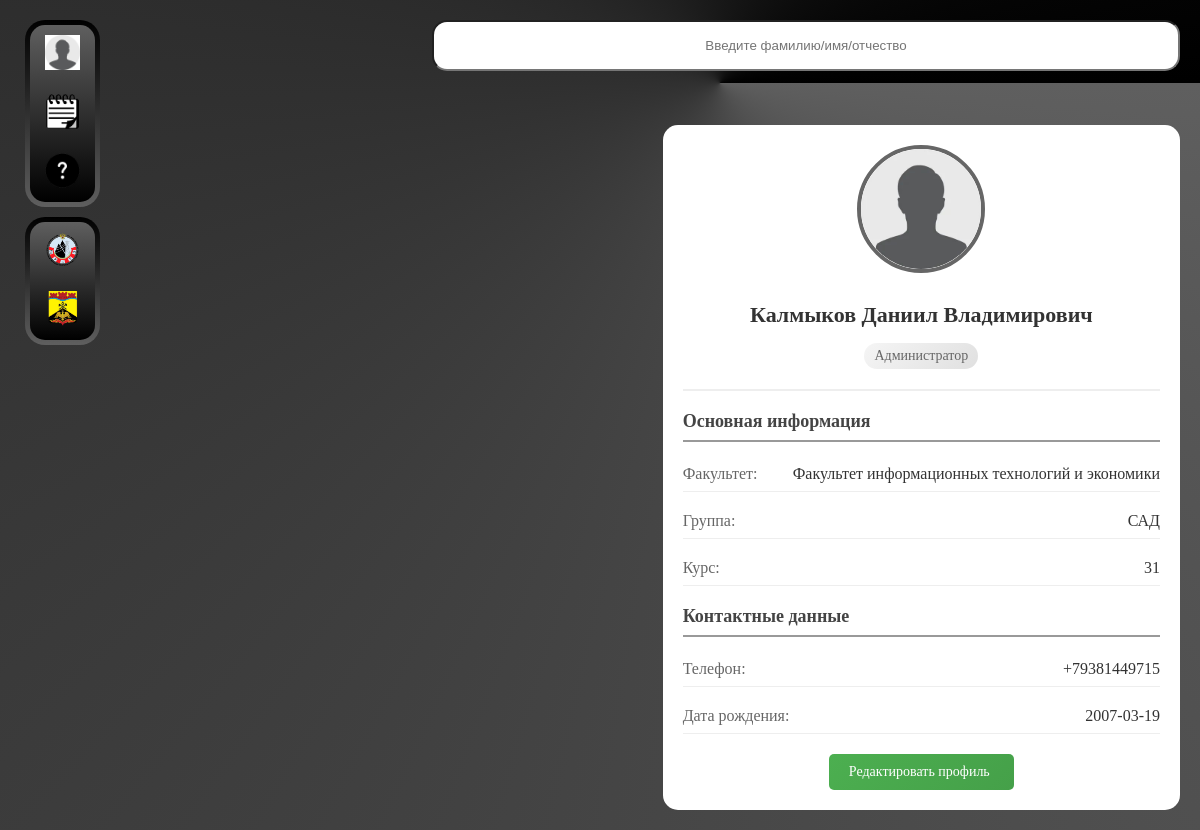
/profile/ (signed in), run on the app's committed database.
### main/models.py (models this page shows, shortened)
class Profile(models.Model):
    user = models.OneToOneField(User, on_delete=models.CASCADE, related_name='profile_user', unique=True)
    familiy = models.CharField(max_length=255,verbose_name='Фамилия')
    name = models.CharField(max_length=255, verbose_name='Имя')
    otchestvo = models.CharField(max_length=255, verbose_name='Отчество')
    faculti = models.CharField(max_length=255, choices=Faculti.FACULTI_CHOICES, verbose_name='Факультет')
    avatar = models.ImageField(upload_to='./profile_avatars/', blank=True, null=True)
    role = models.CharField(max_length=50, blank=True,null=True, choices=Role.ROLE_CHOICES, default='Student')
    phone = models.CharField(max_length=12, verbose_name='Номер телефона')
    kurator = models.ForeignKey(Teacher, null=True, blank=True,on_delete=models.CASCADE, related_name='profile_kurator_group', verbose_name='Куратор')
    group = models.ForeignKey(Groups,on_delete=models.CASCADE,verbose_name='Группа')
    course = models.CharField(max_length=2, choices=Course.COURSE, verbose_name='Курс')
    birthday = models.CharField(max_length=10,verbose_name='Дата рождения')

class Groups(models.Model):
    name = models.CharField(max_length=255, verbose_name="Название группы", default='')
    course = models.CharField(max_length=2,choices=Course.COURSE, verbose_name="Курс", default='11')
    def __str__(self):
        return f"{self.name}"
    class Meta:
        verbose_name = "Группа"
        verbose_name_plural = "Группы"

### main/views.py (the view)
# urls.py: path('profile/', views.profile, name='profile'),
@login_required
def profile(request):
    profile = Profile.objects.filter(user=request.user).first()  # Оптимизированный запрос
    if not profile:
        return redirect('register')  # Перенаправляем, если профиль не существует
    return render(request, 'PROFILE/profile.html', {'profile': profile})

### main/templates/PROFILE/profile.html (shortened to what this page needs)
{% extends "base.html" %}
{% load static %}
{% block content %}
<link rel="stylesheet" href="{% static 'profile.css' %}">
<div class="profile-container">
    <div class="profile-card">
        <div class="avatar-section">
            <div class="avatar-wrapper">
                {% if user.profile_user.avatar %}
                    <img src="{{ user.profile_user.avatar.url }}" alt="Аватар" class="profile-avatar">
                {% else %}
                    <img src="{% static 'media/no_avatar.jpeg' %}" alt="Аватар" class="profile-avatar">
                {% endif %}
            </div>
            <h2 class="user-name">{{ profile.familiy }} {{ profile.name }} {{ profile.otchestvo }}</h2>
            <div class="user-role">{{ profile.role }}</div>
        </div>
        <div class="profile-info">
            <div class="info-section">
                <h3>Основная информация</h3>
                <div class="info-row">
                    <span>Факультет:</span>
                    <p>{{ profile.faculti }}</p>
                </div>
                <div class="info-row">
                    <span>Группа:</span>
                    <p>{{ profile.group }}</p>
                </div>
                <div class="info-row">
                    <span>Курс:</span>
                    <p>{{ profile.course }}</p>
                </div>
            </div>
            <div class="info-section">
                <h3>Контактные данные</h3>
                <div class="info-row">
                    <span>Телефон:</span>
                    <p>{{ profile.phone|default:"Не указан" }}</p>
                </div>
                <div class="info-row">
                    <span>Дата рождения:</span>
                    <p>{{ profile.birthday|default:"Не указана" }}</p>
                </div>
            </div>
            <a href="{% url 'edit_profile' %}" class="edit-profile-link">Редактировать профиль</a>
        </div>
    </div>
</div>
{% endblock %}

### main/static/base.css (style rules this page uses)
body { display: flex; margin: 0; padding: 0; background: no-repeat; background: fixed; background-image: conic-gradient( from 90deg at 60% 10%, #5f5f5f, #000000 ); font-family: 'Times New Roman', Times, serif; font-size: 16px; }

### main/static/profile.css (style rules this page uses)
html { height: 100%; width: 100%; background: fixed; background-size: cover; background-image: conic-gradient( from 90deg at 60% 15%, #5f5f5f, #000000 ); }
.profile-container { display: flex; padding-top: 40px; justify-content: right; }
.profile-card { background: #ffffff; border-radius: 15px; flex-direction: column; min-width: 39%; height: 85%; padding: 20px; transition: transform 0.3s ease, box-shadow 0.3s ease; }
.avatar-section { text-align: center; padding-bottom: 20px; border-bottom: 2px solid #eee; margin-bottom: 20px; }
.profile-avatar { width: 120px; height: 120px; border-radius: 50%; object-fit: cover; border: 4px solid #666; margin-bottom: 15px; transition: transform 0.3s ease, border-color 0.3s ease; }
.user-name { color: #333; font-size: 22px; margin: 10px 0; font-weight: 600; }
.user-role { color: #666; font-size: 14px; font-weight: 500; background: linear-gradient(135deg, #f5f5f5, #e0e0e0); padding: 5px 10px; border-radius: 20px; display: inline-block; margin-top: 5px; }
.profile-info { padding-left: 0; }
.info-section { margin-bottom: 20px; }
.info-section h3 { color: #444; border-bottom: 2px solid #999; padding-bottom: 8px; margin-bottom: 15px; font-size: 18px; font-weight: 600; }
.info-row { display: flex; justify-content: space-between; margin-bottom: 12px; padding: 8px 0; border-bottom: 1px solid #eee; transition: background-color 0.3s ease; }
.info-row span { color: #666; font-weight: 500; min-width: 100px; }
.info-row p { color: #333; margin: 0; text-align: right; flex-grow: 1; padding-left: 10px; font-weight: 400; }
.profile-info .edit-profile-link { display: flex; justify-self: center; align-self: center; text-align: center; background: linear-gradient(135deg, #4CAF50, #45a049); color: white; text-decoration: none; border: none; padding: 10px 20px; border-radius: 5px; cursor: pointer; font-size: 14px; margin-top: 20px; width: 145px; transition: transform 0.3s ease, box-shadow 0.3s ease; }

### data on the page
Profile: familiy "Калмыков", name "Даниил", otchestvo "Владимирович", role "Администратор", faculti "Факультет информационных технологий и экономики", group "САД", course "31", phone "+79381449715", birthday "2007-03-19"
